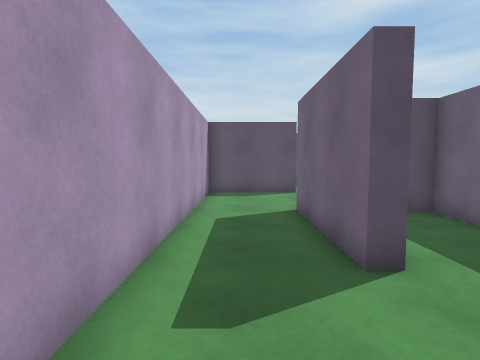
view 1 (above)

18 first-person views from a walk through a 3-D level made in the Unity game engine. The camera is 1.4 m above the floor, tilts 4° down and sees 80° across. The floor is counted in squares, 1 m on a side. Each view is taken from the middle of a square. On the plan, view 1 faces up. The plan holds only what a view shows up to about 14 squares ahead; the rest is blank. The place goes on beyond the plan. The player is left out.

view 2
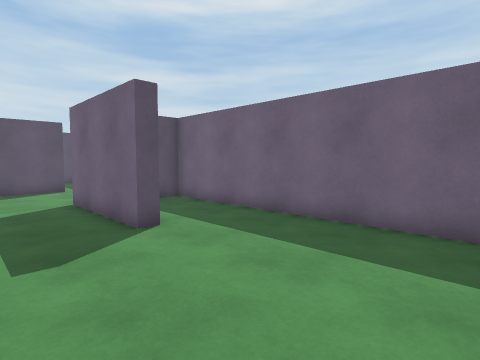

view 3
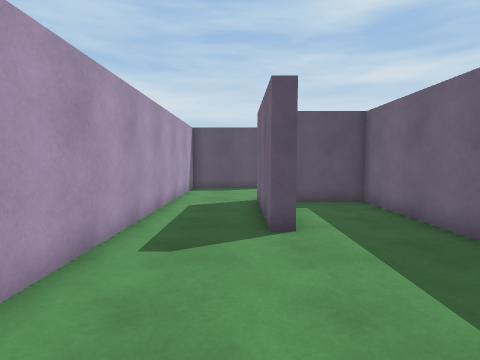

view 4
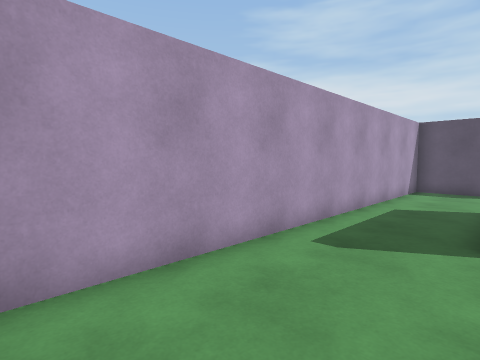

view 5
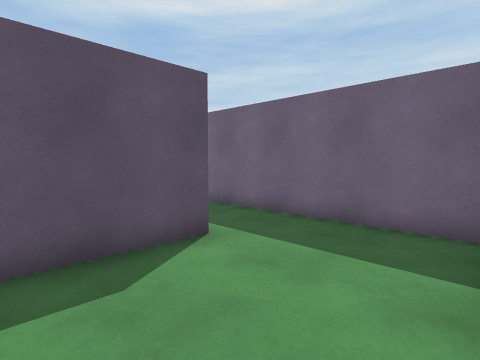

view 6
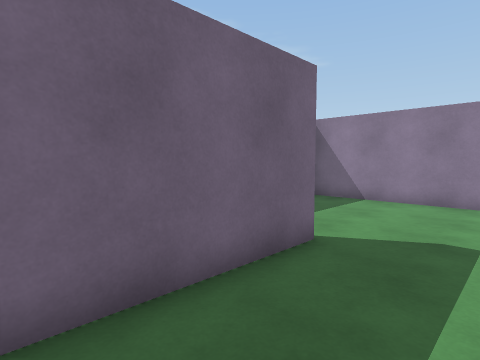

view 7
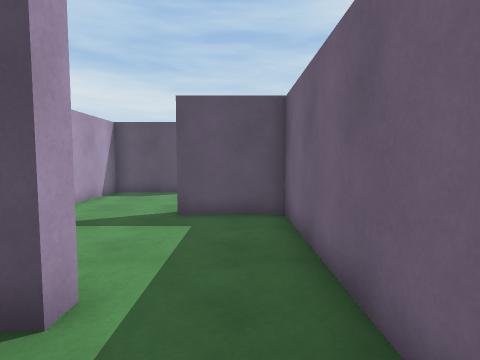

view 8
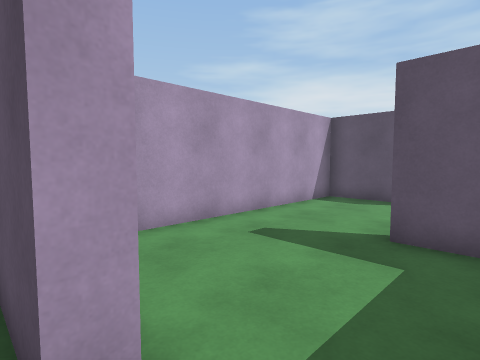

view 9
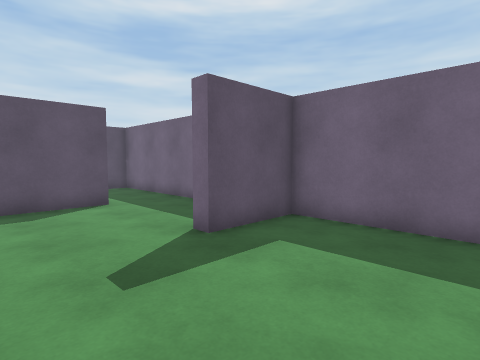

view 10
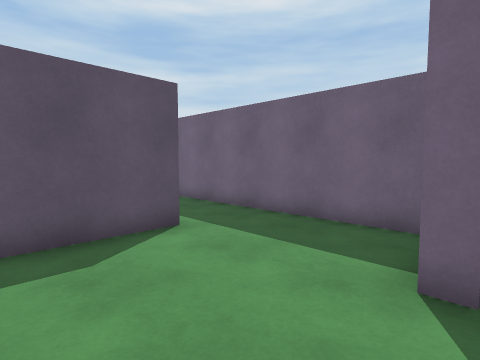

view 11
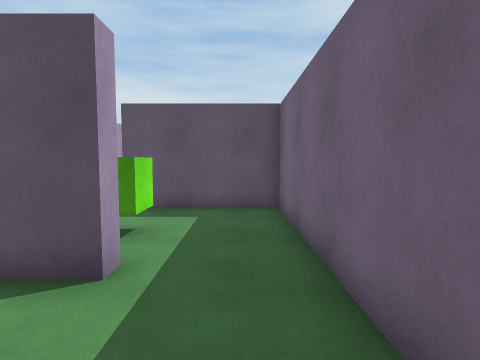

view 12
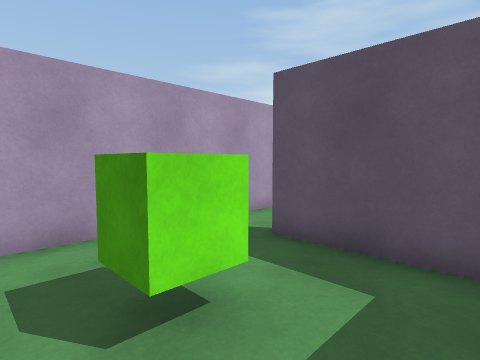

view 13
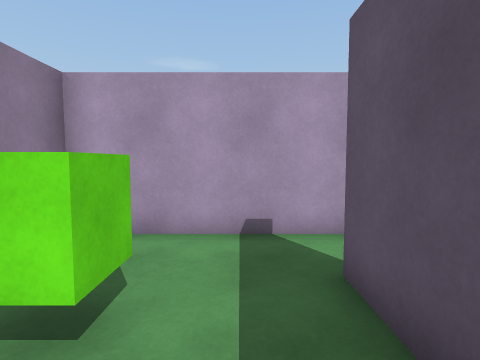

view 14
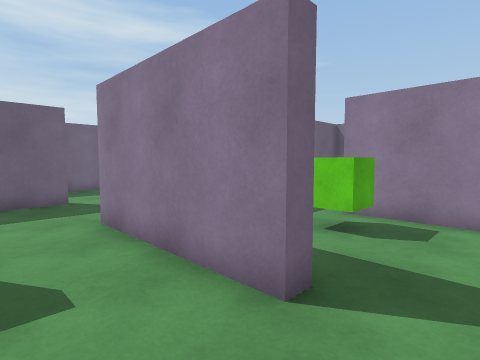

view 15
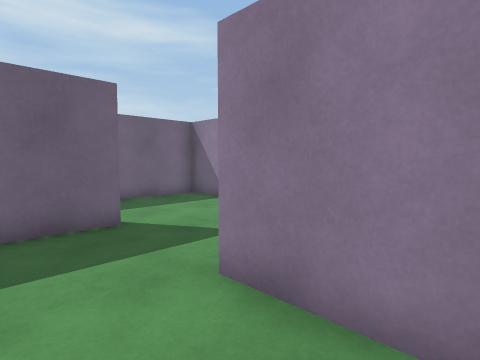

view 16
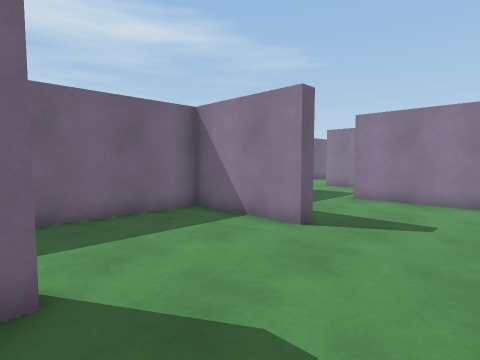

view 17
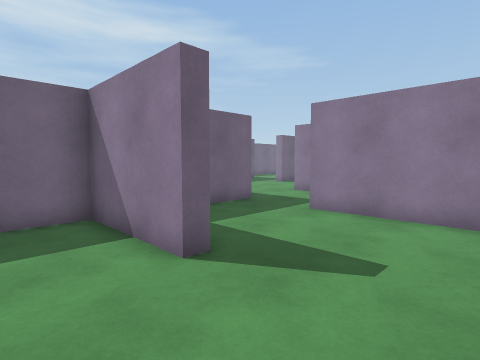

view 18
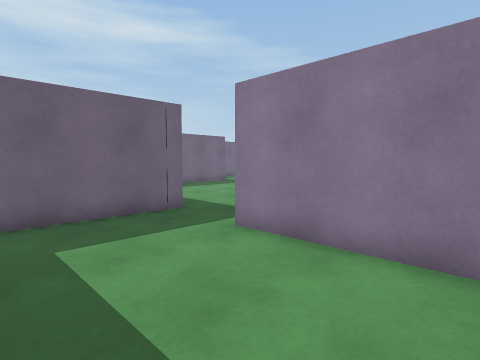

### Floor plan
Points are (right, up) in squares from view 1. A wall is a line through its corners. A room is listed if a view was taken in it or the views show most of it. See-through windows are left out.
Room 1 (views 1, 2, 3, 4, 5, 6, 7)
walls: (2.1, 3.5) (1.6, 3.5) (1.6, 8.1); (5.2, 8.5) (5.2, 11.5); (-0.1, -2.3) (5, -2.3); (5.2, -1.5) (5.2, 7.5) (2.9, 7.5); (2.4, 12.2) (-1.3, 12.2) (-1.3, -1.8)
ways out: opening at (3.5, 12) to room 2
Room 2 (views 8, 9, 10, 11)
walls: (5.2, 17.7) (5.2, 21.4); (2.4, 12.9) (2.4, 12.2); (2.4, 22.2) (-1.3, 22.2) (-1.3, 14.5); (5.2, 11.5) (5.2, 17.2) (2.4, 17.2) (2.4, 17.8)
ways out: opening at (3.5, 12) to room 1; opening at (3.5, 22) to room 3
Room 3 (views 12, 13)
walls: (-1.3, 27.6) (-1.3, 22.7) (2.4, 22.7) (2.4, 22.2); (5.2, 21.4) (5.2, 27.3) (0.6, 27.3)
ways out: opening at (3.5, 22) to room 2; opening at (-0.5, 27) to room 4
objects: green cube (2, 24) to (2, 25)
Room 4 (views 14, 15, 16, 17, 18)
walls: (9.1, 27.4) (9.1, 29.5); (9.4, 22.1) (9.4, 22.7) (13.1, 22.7) (13.1, 26.9); (6.2, 17.7) (10.5, 17.7); (0.6, 27.3) (0.6, 27.7) (5.6, 27.7); (13.1, 17.1) (13.1, 21.5); (-1.3, 29.8) (-1.3, 27.6)
ways out: opening at (-0.5, 27) to room 3; opening at (11.5, 17)

Where each view was taken, in squares from view 1:
view 1: 0 up, 0 right, facing up
view 2: 2 down, 1 left, facing up-right
view 3: 2 down, 1 right, facing up
view 4: 2 down, 2 right, facing up-left
view 5: 8 up, 1 left, facing up-right
view 6: 8 up, 1 left, facing down-right
view 7: 10 up, 4 right, facing up
view 8: 12 up, 4 right, facing up-left
view 9: 13 up, 1 left, facing up-right
view 10: 17 up, 1 left, facing up-right
view 11: 19 up, 4 right, facing up
view 12: 23 up, 4 right, facing up-left
view 13: 26 up, 4 right, facing left
view 14: 30 up, 1 left, facing down-right
view 15: 30 up, 3 right, facing down-right
view 16: 28 up, 6 right, facing down-right
view 17: 25 up, 6 right, facing down-right
view 18: 22 up, 6 right, facing down-right
